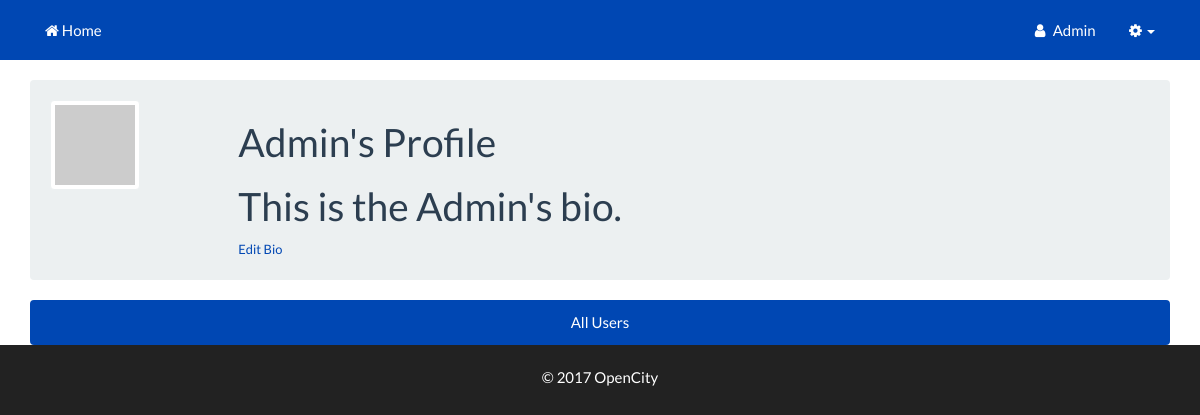
/buSmilesService/users/profile.php?id=1 (signed in), run on the app's committed database.
### tables this page shows
CREATE TABLE `users` (
  `id` int(11) NOT NULL,
  `email` varchar(155) NOT NULL,
  `username` varchar(255) NOT NULL,
  `password` varchar(255) NOT NULL,
  `fname` varchar(255) NOT NULL,
  `lname` varchar(255) NOT NULL,
  `permissions` int(11) NOT NULL,
  `logins` int(100) NOT NULL,
  `account_owner` tinyint(4) NOT NULL DEFAULT '0',
  `account_id` int(11) NOT NULL DEFAULT '0',
  `company` varchar(255) NOT NULL,
  `stripe_cust_id` varchar(255) NOT NULL,
  `billing_phone` varchar(20) NOT NULL,
  `billing_srt1` varchar(255) NOT NULL,
  `billing_srt2` varchar(255) NOT NULL,
  `billing_city` varchar(255) NOT NULL,
  `billing_state` varchar(255) NOT NULL,
  `billing_zip_code` varchar(255) NOT NULL,
  `join_date` datetime NOT NULL,
  `last_login` datetime NOT NULL,
  `email_verified` tinyint(4) NOT NULL DEFAULT '0',
  `vericode` varchar(15) NOT NULL,
  `title` varchar(100) NOT NULL,
  `active` int(1) NOT NULL,
  `custom1` varchar(255) NOT NULL,
  `custom2` varchar(255) NOT NULL,
  `custom3` varchar(255) NOT NULL,
  `custom4` varchar(255) NOT NULL,
  `custom5` varchar(255) NOT NULL,
  `oauth_provider` varchar(255) NOT NULL,
  `oauth_uid` varchar(255) NOT NULL,
  `gender` varchar(10) NOT NULL,
  `locale` varchar(10) NOT NULL,
  `gpluslink` varchar(255) NOT NULL,
  `picture` varchar(255) NOT NULL,
  `created` datetime NOT NULL,
  `modified` datetime NOT NULL,
  `fb_uid` varchar(255) NOT NULL,
  `un_changed` int(1) NOT NULL
);

CREATE TABLE `profiles` (
  `id` int(11) NOT NULL,
  `user_id` int(11) NOT NULL,
  `bio` text NOT NULL
);

### buSmilesService/users/classes/Config.php (called while the page is built)
<?php
class Config {
	public static function get($path = null){
		if($path){
			$config = $GLOBALS['config'];
			$path = explode('/', $path);
			foreach ($path as $bit) {
				if(isset($config[$bit])){
					$config = $config[$bit];
				} else {
					return false;
				}
			}
			return $config;
		}
		return false;
	}
}

### buSmilesService/users/classes/DB.php (called while the page is built, shortened)
<?php
class DB {
	private static $_instance = null;
	private $_pdo, $_query, $_error = false, $_results, $_resultsArray, $_count = 0, $_lastId, $_queryCount=0;
	private function __construct(){
		try{
			$this->_pdo = new PDO('mysql:host=' .
				Config::get('mysql/host') .';dbname='.
				Config::get('mysql/db'),
				Config::get('mysql/username'),
				Config::get('mysql/password'),
				array(PDO::MYSQL_ATTR_INIT_COMMAND => "SET SESSION sql_mode = ''"));
		} catch(PDOException $e){
			die($e->getMessage());
		}
	}
	public static function getInstance(){
		if (!isset(self::$_instance)) {
			self::$_instance = new DB();
		}
		return self::$_instance;
	}
	public function query($sql, $params = array()){
		$this->_error = false;
		if ($this->_query = $this->_pdo->prepare($sql)) {
			$x = 1;
			if (count($params)) {
				foreach ($params as $param) {
					$this->_query->bindValue($x, $param);
					$x++;
				}
			}
			if ($this->_query->execute()) {
				$this->_results = $this->_query->fetchALL(PDO::FETCH_OBJ);
				$this->_count = $this->_query->rowCount();
			} else{
				$this->_error = true;
			}
		}
		return $this;
	}
	public function action($action, $table, $where = array()){
		$sql = "{$action} FROM {$table}";
		$value = '';
		if (count($where) === 3) {
			$operators = array('=', '>', '<', '>=', '<=');
			$field = $where[0];
			$operator = $where[1];
			$value = $where[2];
			if(in_array($operator, $operators)){
				$sql .= " WHERE {$field} {$operator} ?";
			}
		}
		if (!$this->query($sql, array($value))->error()) {
			return $this;
		}
		return false;
	}
	public function get($table, $where){
		return $this->action('SELECT *', $table, $where);
	}
	public function results($assoc = false){
		return $this->_results;
	}
	public function first(){
		return $this->results()[0];
	}
	public function count(){
		return $this->_count;
	}
	public function error(){
		return $this->_error;
	}
}

### buSmilesService/users/classes/User.php (called while the page is built, shortened)
<?php
class User {
	private $_db, $_data, $_sessionName, $_isLoggedIn, $_cookieName;
	public function __construct($user = null){
		$this->_db = DB::getInstance();
		$this->_sessionName = Config::get('session/session_name');
		if (!$user) {
			if (Session::exists($this->_sessionName)) {
				$user = Session::get($this->_sessionName);
				if ($this->find($user)) {
					$this->_isLoggedIn = true;
				} else {
				}
			}
		} else {
			$this->find($user);
		}
	}
	public function find($user = null){
		if ($user) {
			if(is_numeric($user)){
				$field = 'id';
			}elseif(!filter_var($user, FILTER_VALIDATE_EMAIL) === false){
				$field = 'email';
			}else{
				$field = 'username';
			}
			$data = $this->_db->get('users', array($field, '=', $user));
			if ($data->count()) {
				$this->_data = $data->first();
				if($this->data()->account_id == 0 && $this->data()->account_owner == 1){
					$this->_data->account_id = $this->_data->id;
				}
				return true;
			}
		}
		return false;
	}
	public function data(){
		return $this->_data;
	}
	public function isLoggedIn(){
		return $this->_isLoggedIn;
	}
}

### buSmilesService/users/classes/Session.php (called while the page is built, shortened)
<?php
class Session {
	public static function exists($name){
		return (isset($_SESSION[$name])) ? true : false;
	}
	public static function get($name){
		return $_SESSION[$name];
	}
}

### buSmilesService/users/init.php (called while the page is built, shortened)
<?php
$abs_us_root=$_SERVER['DOCUMENT_ROOT'];
$self_path=explode("/", $_SERVER['PHP_SELF']);
$self_path_length=count($self_path);
for($i = 1; $i < $self_path_length; $i++){
	array_splice($self_path, $self_path_length-$i, $i);
	$us_url_root=implode("/",$self_path)."/";
	if (file_exists($abs_us_root.$us_url_root.'z_us_root.php')){
		break;
	}else{
		$file_found=FALSE;
	}
}
require_once $abs_us_root.$us_url_root.'users/helpers/helpers.php';
require_once $abs_us_root.$us_url_root.'users/classes/Config.php';
require_once $abs_us_root.$us_url_root.'users/classes/DB.php';
require_once $abs_us_root.$us_url_root.'users/classes/Input.php';
require_once $abs_us_root.$us_url_root.'users/classes/Session.php';
require_once $abs_us_root.$us_url_root.'users/classes/User.php';
$user = new User();

### buSmilesService/users/classes/Input.php (called while the page is built, shortened)
<?php
class Input {
	public static function get($item){
		if (isset($_POST[$item])) {
			if (is_array($_POST[$item])){
				$postItems=array();
				foreach ($_POST[$item] as $postItem){
					$postItems[]=self::sanitize($postItem);
				}
				return $postItems;
			}else{
				return self::sanitize($_POST[$item]);
			}
		} elseif(isset($_GET[$item])){
			if (is_array($_GET[$item])){
				$getItems=array();
				foreach ($_GET[$item] as $getItem){
					$getItems[]=self::sanitize($getItem);
				}
				return $getItems;
			}else{
				return self::sanitize($_GET[$item]);
			}
		}
		return '';
	}
	public static function sanitize($string){
		return trim(htmlentities($string, ENT_QUOTES, 'UTF-8'));
	}
}

### buSmilesService/users/helpers/us_helpers.php (called while the page is built, shortened)
<?php
function get_gravatar($email, $s = 120, $d = 'mm', $r = 'pg', $img = false, $atts = array() ) {
	$url = 'https://www.gravatar.com/avatar/';
	$url .= md5( strtolower( trim( $email ) ) );
	$url .= "?s=$s&d=$d&r=$r";
	return $url;
}
function checkPermission($permission) {
	$db = DB::getInstance();
	global $user;
	$access = 0;
	foreach($permission[0] as $perm){
		if ($access == 0){
			$query = $db->query("SELECT id FROM user_permission_matches  WHERE user_id = ? AND permission_id = ?",array($user->data()->id,$perm->permission_id));
			$results = $query->count();
			if ($results > 0){
				$access = 1;
			}
		}
	}
	if ($access == 1){
		return true;
	}
}

### buSmilesService/users/profile.php (the view, shortened to what this page needs)
<?php require_once 'init.php'; ?>
<?php require_once $abs_us_root.$us_url_root.'users/includes/header.php'; ?>
<?php require_once $abs_us_root.$us_url_root.'users/includes/navigation.php'; ?>
<?php
if($user->isLoggedIn()) { $thisUserID = $user->data()->id;} else { $thisUserID = 0; }
if(isset($_GET['id']))
	{
	$userID = Input::get('id');
	$userQ = $db->query("SELECT * FROM profiles LEFT JOIN users ON user_id = users.id WHERE user_id = ?",array($userID));
	$thatUser = $userQ->first();
	if($thisUserID == $userID)
		{
		$editbio = ' <small><a href="edit_profile.php">Edit Bio</a></small>';
		}
	else
		{
		$editbio = '';
		}
	$ususername = ucfirst($thatUser->username)."'s Profile";
	$grav = get_gravatar(strtolower(trim($thatUser->email)));
	$useravatar = '<img src="'.$grav.'" class="img-thumbnail" alt="'.$ususername.'">';
	$usbio = html_entity_decode($thatUser->bio);
	}
else
	{
	$ususername = '404';
	$usbio = 'User not found';
	$useravatar = '';
	$editbio = ' <small><a href="/">Go to the homepage</a></small>';
	}
?>
   <div id="page-wrapper">
		 <div class="container">
				<div class="well">
					<div class="row">
						<div class="col-xs-12 col-md-2">
							<p><?php echo $useravatar;?></p>
						</div>
						<div class="col-xs-12 col-md-10">
						<h1><?php echo $ususername;?></h1>
							<h2><?php echo $usbio.$editbio;?></h2>
					</div>
					</div>
				</div>
										<a class="btn btn-success" href="view_all_users.php" role="button">All Users</a>
    </div>
</div>
<?php require_once $abs_us_root.$us_url_root.'users/includes/page_footer.php';  ?>
<?php require_once $abs_us_root.$us_url_root.'users/includes/html_footer.php';  ?>

### buSmilesService/users/includes/navigation.php (shortened to what this page needs)
<div class="navbar navbar-fixed-top navbar-inverse" role="navigation">
	<div class="container">
		<div class="collapse navbar-collapse navbar-top-menu-collapse navbar-right">
			<ul class="nav navbar-nav ">
				<?php if($user->isLoggedIn()){ ?>
					<li><a href="<?=$us_url_root?>users/account.php"><i class="fa fa-fw fa-user"></i> <?php echo ucfirst($user->data()->username);?></a></li>
					<li class="dropdown hidden-xs"><a class="dropdown-toggle" href="#" data-toggle="dropdown"><i class="fa fa-fw fa-cog"></i><b class="caret"></b></a>
					</li>
				<?php }  ?>
			</ul>
		</div>
	<?php require_once $abs_us_root.$us_url_root.'usersc/includes/navigation.php';?>
	</div>
</div>

### buSmilesService/users/css/sb-admin.css (style rules this page uses)
body { margin-top: 50px; background-color: #222; }
@media (min-width:768px) { body { margin-top: 50px; } }
#page-wrapper { width: 100%; background-color: #fff; }
@media (min-width:768px) { #page-wrapper { padding-top: 30px; } }
.btn { width: 100%; }

### buSmilesService/usersc/includes/bootstrap_corrections.php (style rules this page uses)
@media screen and (min-width: 1200px) { body { padding-top: -80px !important; } }

### data on the page
users: username "Admin"
profiles: user.username "Admin's Profile", bio "This is the Admin's bio."

### other printed values
$copyright_message "2017 OpenCity"
